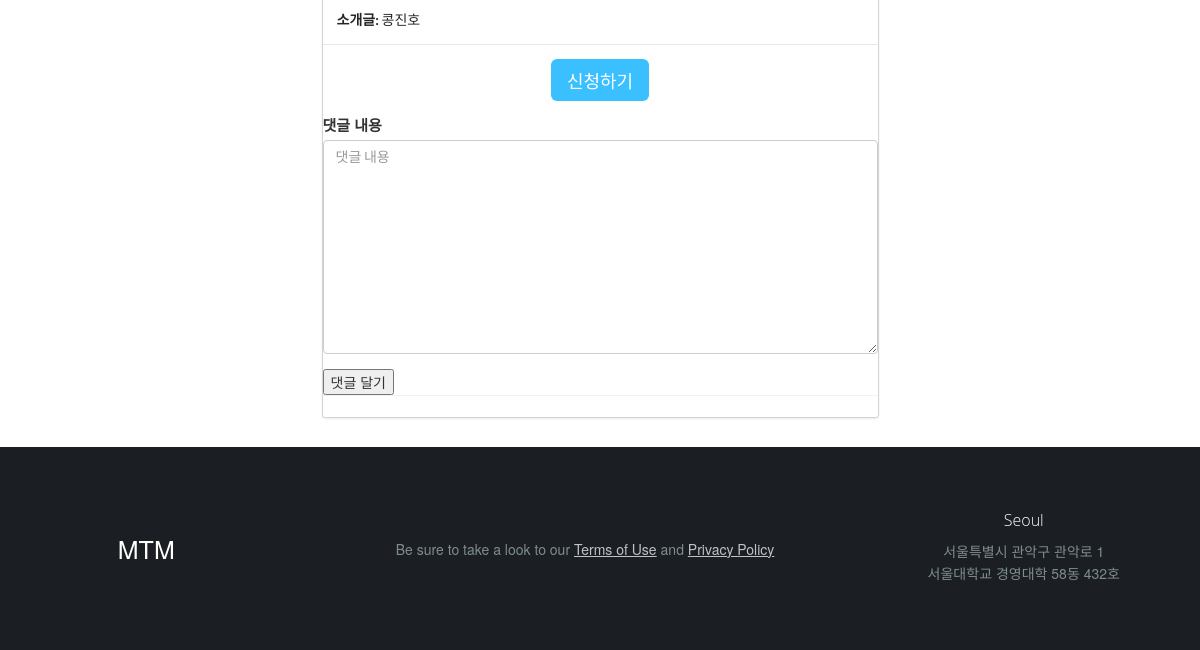
Page /mentoring/mentor/8/ (signed in, lower part) on the earlier database version.
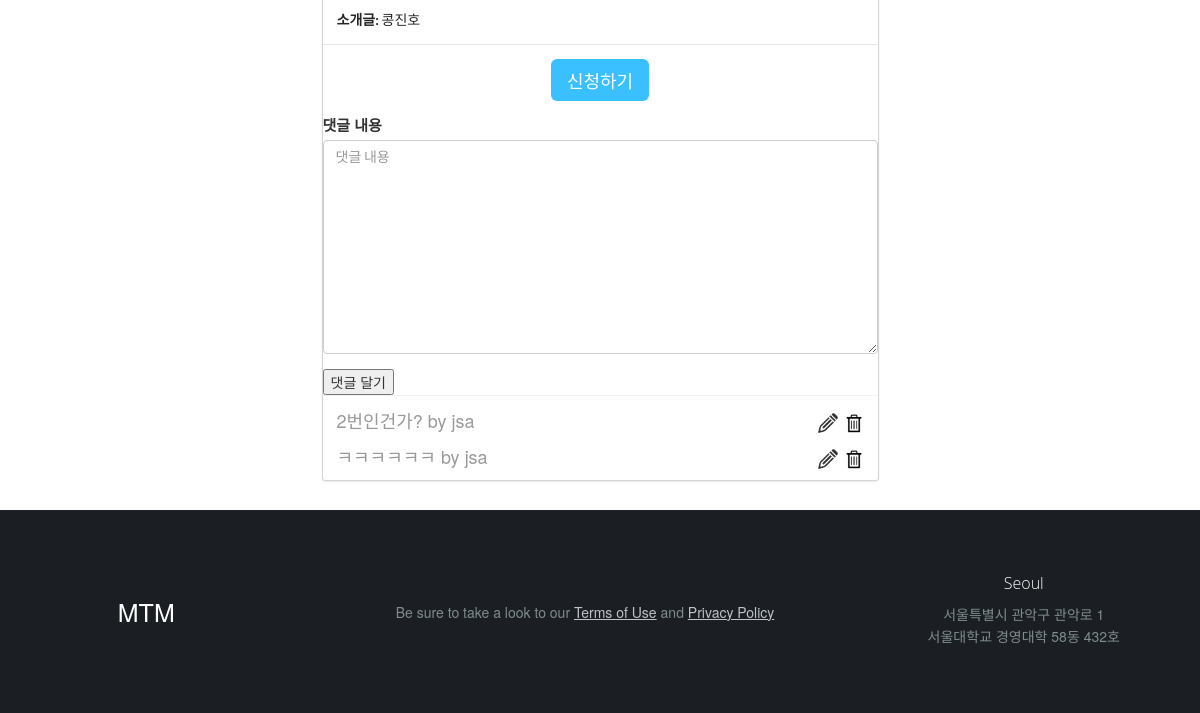
Same page on the later database version.
### mentoring/models.py (models this page shows)
class Comment(models.Model):
    post = models.ForeignKey(Post_By_Mentor)
    author = models.ForeignKey(settings.AUTH_USER_MODEL)
    content = models.TextField(max_length=300,verbose_name='댓글 내용')
    secret = models.BooleanField(default=False)
    created_at = models.DateTimeField(auto_now_add=True)
    updated_at = models.DateTimeField(auto_now=True)

### mentoring/views.py (the view, shortened to what this page needs)
# urls.py: url(r'^mentor/(?P<pk>\d+)/$', views.post_by_mentor_detail, name='post_by_mentor_detail'),
def post_by_mentor_detail(request, pk):
    post_by_mentor = get_object_or_404(Post_By_Mentor, pk=pk)
    bid_by_mentee = Bid_By_Mentee.objects.filter(post_by_mentor=pk).count()
    comment_list = Comment.objects.filter(post=post_by_mentor)
    if request.user.is_authenticated():
        if request.method == "POST":
            form = CommentForm(request.POST)
            if form.is_valid():
                comment = form.save(commit=False)
                comment.post = post_by_mentor
                comment.author = request.user
                comment.save()
                return redirect(post_by_mentor)
        else:
            form = CommentForm()
        return render(request, 'mentoring/post_by_mentor_detail.html', {
            'post_by_mentor' : post_by_mentor,
            'bid_by_mentee' : bid_by_mentee,
            'form' : form,
            'comment_list' : comment_list,
        })

### mentoring/forms.py
class CommentForm(forms.ModelForm):
    class Meta:
        model = Comment
        fields = ['content', 'secret']

### mentoring/templates/mentoring/post_by_mentor_detail.html (shortened to what this page needs)
{% extends 'mentoring/base.html' %}
{% load bootstrap3 %}
{% load staticfiles %}
{% block content %}
<div class="container">
      <div class="row">
        <div class="col-xs-12 col-sm-12 col-md-6 col-lg-6 col-xs-offset-0 col-sm-offset-0 col-md-offset-3 col-lg-offset-3 toppad" >
        <div class="card" style="margin-top: 10%;">
          <div class="card-content">
            <div class="card-header"><strong>소개글:</strong> {{post_by_mentor.intro}} </div>
          </div>
          <div class="card-content">
          <form method="POST" enctype="multipart/form-data" class="text-center">
                 <button type="submit" class="btn btn-primary btn-lg" onclick="window.open('bid/new','win','width=650,height=400')";>신청하기
                 </button>
          </form>
          </div>
          <div>
            <form method="POST">
                {% bootstrap_field form.content %}
                <input type='submit' value='댓글 달기'/>
            </form>
          </div>
          <div class="card-extra card-content">
            {% for comment in comment_list %}
                <p>{{comment.content}} by {{comment.author}}
                {% if comment.author == user %}
                <span class="dropdown btn-group pull-right">
                    <a href='{% url 'mentoring:comment_edit' post_by_mentor.pk comment.pk %}'><img src="{% static 'img/edit.png' %}" style="width: 20px;" id="edit"></a>
                    <a href='{% url 'mentoring:comment_delete' post_by_mentor.pk comment.pk %}'><img src="{% static 'img/delete.png' %}" style="width: 20px;" id="delete"></a>
                </span>
                {% endif %}
                </p>
            {% endfor %}
          </div>
        </div>
        </div>
      </div>
      </div>
{% endblock %}

Differences in the rows shown:
added Comment: content "2번인건가?", author "jsa"
added Comment: content "ㅋㅋㅋㅋㅋㅋ", author "jsa"
